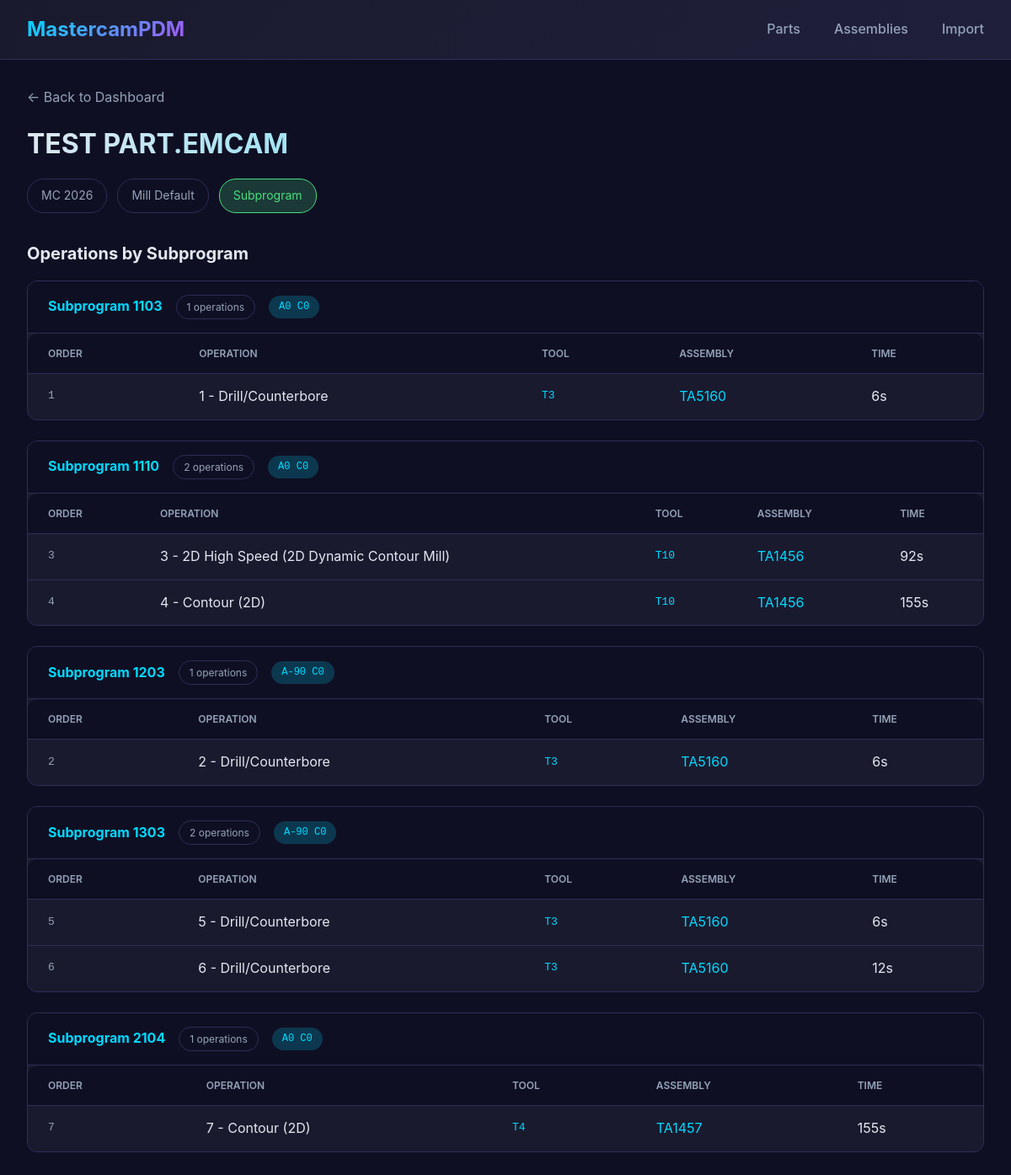
Page /part/3 on the committed database.
### tables this page shows
CREATE TABLE parts (
    part_id INTEGER PRIMARY KEY AUTOINCREMENT,
    part_name TEXT NOT NULL,
    mastercam_version TEXT,
    machine TEXT,
    program_type TEXT DEFAULT 'subprogram',
    xml_source_path TEXT,
    import_date TIMESTAMP DEFAULT CURRENT_TIMESTAMP
);

CREATE TABLE operations (
    operation_id INTEGER PRIMARY KEY AUTOINCREMENT,
    part_id INTEGER NOT NULL,
    subprogram_number TEXT,
    op_order INTEGER,
    name TEXT,
    tool_number INTEGER,
    assembly_id INTEGER,
    rotation TEXT,
    cycle_time_seconds INTEGER,
    feedrate TEXT,
    spindle_speed TEXT,
    FOREIGN KEY (part_id) REFERENCES parts(part_id),
    FOREIGN KEY (assembly_id) REFERENCES tool_assemblies(assembly_id)
);

CREATE TABLE tool_assemblies (
    assembly_id INTEGER PRIMARY KEY AUTOINCREMENT,
    name TEXT UNIQUE NOT NULL,
    tool_name TEXT,
    holder_name TEXT,
    tool_type TEXT,
    diameter REAL,
    code TEXT
);

### app.py (the view)
@app.route('/part/<int:part_id>')
def part_detail(part_id):
    db = get_db()
    part = db.execute(
        'SELECT * FROM parts WHERE part_id = ?', (part_id,)
    ).fetchone()
    if not part:
        flash('Part not found', 'error')
        return redirect(url_for('index'))
    operations = db.execute('''
        SELECT o.*, ta.name as assembly_name, ta.tool_name, ta.holder_name
        FROM operations o
        LEFT JOIN tool_assemblies ta ON o.assembly_id = ta.assembly_id
        WHERE o.part_id = ?
        ORDER BY o.subprogram_number, o.op_order
    ''', (part_id,)).fetchall()
    subprograms = {}
    for op in operations:
        sp = op['subprogram_number'] or 'Main'
        if sp not in subprograms:
            subprograms[sp] = []
        subprograms[sp].append(op)
    return render_template('part_detail.html', part=part, subprograms=subprograms)

### app.py (called while the page is built)
@app.before_request
def before_request():
    init_db()

### database.py (called while the page is built)
def get_db():
    conn = sqlite3.connect(DATABASE)
    conn.row_factory = sqlite3.Row
    return conn

def init_db():
    conn = get_db()
    conn.executescript(SCHEMA)
    conn.commit()
    conn.close()

### templates/part_detail.html (shortened to what this page needs)
{% extends "base.html" %}
{% block content %}
<div class="part-header">
    <a href="{{ url_for('index') }}" class="back-link">← Back to Dashboard</a>
    <h1>{{ part.part_name }}</h1>
    <div class="part-badges">
        <span class="badge badge-lg">MC {{ part.mastercam_version }}</span>
        <span class="badge badge-lg">{{ part.machine }}</span>
        <span class="badge badge-lg {{ 'badge-linear' if part.program_type == 'linear' else 'badge-subprogram' }}">
            {{ part.program_type|title }}
        </span>
    </div>
</div>
<section class="operations-section">
    <h2>Operations by Subprogram</h2>
    {% for subprogram_num, ops in subprograms.items() %}
    <div class="subprogram-group">
        <div class="subprogram-header">
            <h3>Subprogram {{ subprogram_num }}</h3>
            <span class="badge">{{ ops|length }} operations</span>
            {% if ops[0].rotation %}
            <span class="rotation-badge">{{ ops[0].rotation }}</span>
            {% endif %}
        </div>
        <table class="ops-table">
            <thead>
                <tr>
                    <th>Order</th>
                    <th>Operation</th>
                    <th>Tool</th>
                    <th>Assembly</th>
                    <th>Time</th>
                </tr>
            </thead>
            <tbody>
                {% for op in ops %}
                <tr>
                    <td class="op-order">{{ op.op_order }}</td>
                    <td class="op-name">{{ op.name }}</td>
                    <td class="op-tool">T{{ op.tool_number }}</td>
                    <td class="op-assembly">
                        {% if op.assembly_name %}
                        <span class="assembly-link">{{ op.assembly_name }}</span>
                        {% else %}
                        <span class="no-data">-</span>
                        {% endif %}
                    </td>
                    <td class="op-time">{{ op.cycle_time_seconds }}s</td>
                </tr>
                {% endfor %}
            </tbody>
        </table>
    </div>
    {% endfor %}
</section>
{% endblock %}

### static/style.css (style rules this page uses)
* { margin: 0; padding: 0; box-sizing: border-box; }
:root { --bg-dark: #0f0f23; --bg-card: #1a1a2e; --bg-card-hover: #242448; --accent: #00d9ff; --accent-hover: #00b8d9; --accent-red: #ff6b6b; --accent-green: #4ade80; --text: #e2e8f0; --text-muted: #94a3b8; --border: #2d2d5a; --radius: 12px; --radius-sm: 6px; }
body { font-family: 'Inter', -apple-system, BlinkMacSystemFont, sans-serif; background: var(--bg-dark); color: var(--text); min-height: 100vh; line-height: 1.6; }
h1 { font-size: 2rem; margin-bottom: 1rem; background: linear-gradient(135deg, var(--text) 0%, var(--accent) 100%); -webkit-background-clip: text; -webkit-text-fill-color: transparent; }
h2 { font-size: 1.25rem; color: var(--text); margin-bottom: 1rem; }
h3 { font-size: 1rem; color: var(--accent); }
.badge { padding: 0.25rem 0.75rem; background: var(--bg-dark); border-radius: 20px; font-size: 0.75rem; color: var(--text-muted); border: 1px solid var(--border); }
.badge-lg { padding: 0.5rem 1rem; font-size: 0.875rem; }
.badge-subprogram { background: rgba(74, 222, 128, 0.2); color: var(--accent-green); border-color: var(--accent-green); }
.part-header { margin-bottom: 2rem; }
.back-link { color: var(--text-muted); text-decoration: none; display: inline-block; margin-bottom: 1rem; }
.part-badges { display: flex; gap: 0.75rem; flex-wrap: wrap; }
.subprogram-group { background: var(--bg-card); border-radius: var(--radius); margin-bottom: 1.5rem; overflow: hidden; border: 1px solid var(--border); }
.subprogram-header { padding: 1rem 1.5rem; background: var(--bg-dark); border-bottom: 1px solid var(--border); display: flex; align-items: center; gap: 1rem; }
.rotation-badge { background: rgba(0, 217, 255, 0.2); color: var(--accent); padding: 0.25rem 0.75rem; border-radius: 20px; font-size: 0.75rem; font-family: monospace; }
.ops-table { width: 100%; border-collapse: collapse; }
.ops-table th, .ops-table td { padding: 0.875rem 1.5rem; text-align: left; border-bottom: 1px solid var(--border); }
.ops-table th { font-size: 0.75rem; text-transform: uppercase; color: var(--text-muted); font-weight: 600; }
.ops-table tr:last-child td { border-bottom: none; }
.op-order { color: var(--text-muted); font-family: monospace; }
.op-tool { font-family: monospace; color: var(--accent); }
.assembly-link { color: var(--accent); }
table { width: 100%; border-collapse: collapse; background: var(--bg-card); border-radius: var(--radius); overflow: hidden; }
th, td { padding: 1rem 1.5rem; text-align: left; border-bottom: 1px solid var(--border); }
th { background: var(--bg-dark); font-size: 0.75rem; text-transform: uppercase; color: var(--text-muted); font-weight: 600; }

### rows in the picture
parts: part_name "TEST PART.EMCAM", mastercam_version "2026", machine "Mill Default", program_type "Subprogram"
operations: subprogram_number "1103", ops "1", rotation "A0 C0", op_order "1", name "1 - Drill/Counterbore", tool_number "3", assembly_name "TA5160", cycle_time_seconds "6"
operations: subprogram_number "1110", ops "2", rotation "A0 C0", op_order "3", name "3 - 2D High Speed (2D Dynamic Contour Mill)", tool_number "10", assembly_name "TA1456", cycle_time_seconds "92"
operations: op_order "4", name "4 - Contour (2D)", tool_number "10", assembly_name "TA1456", cycle_time_seconds "155"
operations: subprogram_number "1203", ops "1", rotation "A-90 C0", op_order "2", name "2 - Drill/Counterbore", tool_number "3", assembly_name "TA5160", cycle_time_seconds "6"
operations: subprogram_number "1303", ops "2", rotation "A-90 C0", op_order "5", name "5 - Drill/Counterbore", tool_number "3", assembly_name "TA5160", cycle_time_seconds "6"
operations: op_order "6", name "6 - Drill/Counterbore", tool_number "3", assembly_name "TA5160", cycle_time_seconds "12"
operations: subprogram_number "2104", ops "1", rotation "A0 C0", op_order "7", name "7 - Contour (2D)", tool_number "4", assembly_name "TA1457", cycle_time_seconds "155"
